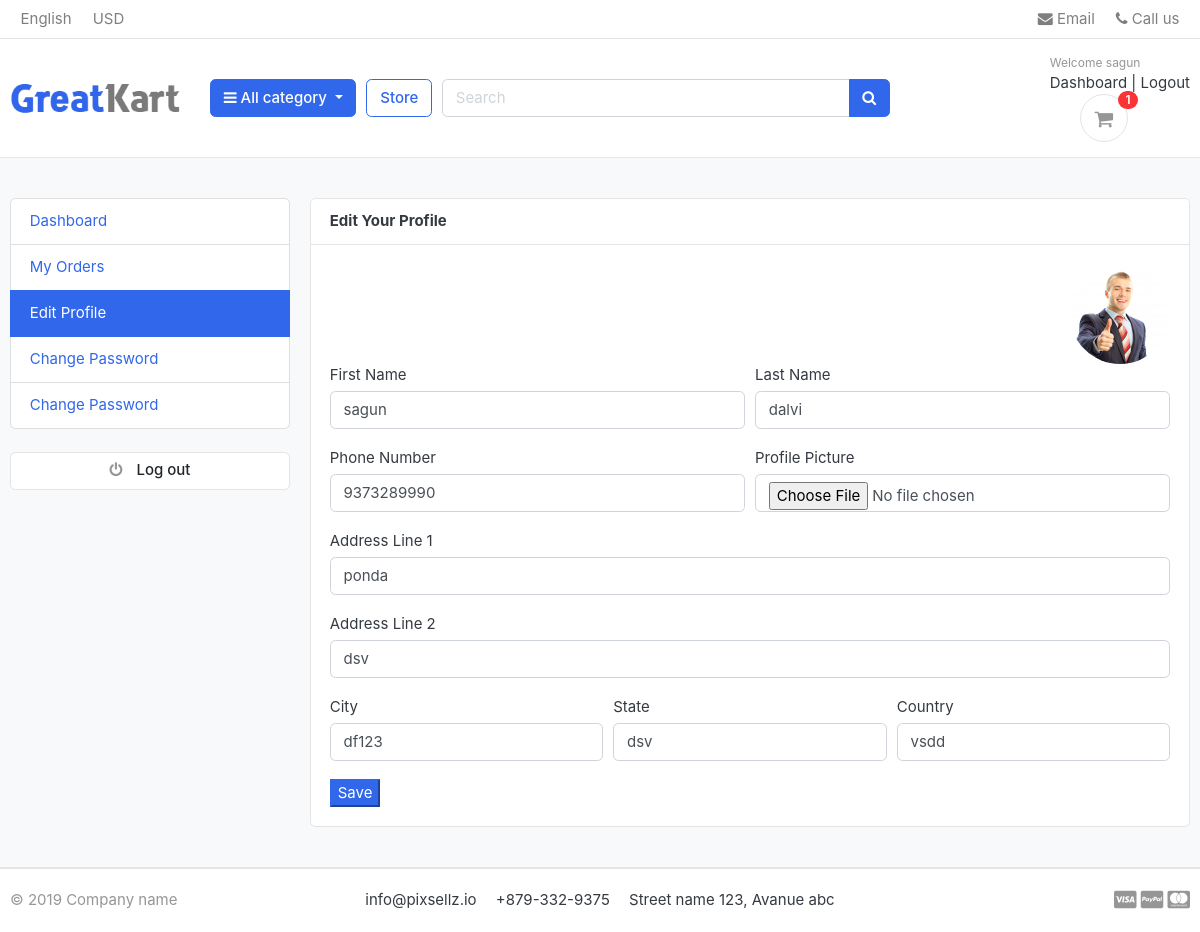
/accounts/edit_profile/ (signed in), run on the app's committed database.
### accounts/models.py (models this page shows, shortened)
class Account(AbstractBaseUser):
    first_name = models.CharField(max_length=50)
    last_name  = models.CharField(max_length=50)
    username   = models.CharField(max_length=50, unique=True)
    email      = models.EmailField(max_length=100, unique=True)
    phone_number = models.CharField(max_length=50)
    date_joined  = models.DateTimeField(auto_now_add=True)
    last_login   = models.DateTimeField(auto_now_add=True)
    is_admin     = models.BooleanField(default=False)
    is_staff     = models.BooleanField(default=False)
    is_active    = models.BooleanField(default=False) #change when mail verification is added
    is_superadmin  = models.BooleanField(default=False)
    USERNAME_FIELD = 'email'
    REQUIRED_FIELDS = ['username','first_name','last_name']
    objects = MyAccountManager()

class UserProfile(models.Model):
    user = models.OneToOneField(Account, on_delete=models.CASCADE)
    address_line_1 = models.CharField(blank=True, max_length=100)
    address_line_2 = models.CharField(blank=True, max_length=100)
    profile_picture = models.ImageField(blank=True, upload_to='userprofile')
    city = models.CharField(blank=True, max_length=20)
    state = models.CharField(blank=True, max_length=20)
    country = models.CharField(blank=True, max_length=20)

### accounts/views.py (the view)
# urls.py: path('edit_profile/', views.edit_profile, name='edit_profile'),
@login_required(login_url='login')
def edit_profile(request):
    userprofile = get_object_or_404(UserProfile, user=request.user)
    if request.method == 'POST':
        user_form = UserForm(request.POST, instance = request.user)
        profile_form = UserProfileForm(request.POST, request.FILES, instance=userprofile)
        if user_form.is_valid() and profile_form.is_valid():
            user_form.save()
            profile_form.save()
            messages.success(request, 'Your profile has been updated.')
            return redirect('edit_profile')
    else:
        user_form = UserForm(instance=request.user)
        profile_form = UserProfileForm(instance=userprofile)
    context = {
        'user_form': user_form,
        'profile_form':profile_form,
        'userprofile' : userprofile,
    }
    return render(request, 'accounts/edit_profile.html', context)

### accounts/forms.py
class UserForm(forms.ModelForm):
    class Meta:
        model = Account
        fields = ('first_name', 'last_name', 'phone_number')
    def __init__(self, *args, **kwargs):
        super(UserForm, self).__init__(*args, **kwargs)
        for field in self.fields:
            self.fields[field].widget.attrs['class'] = 'form-control'

class UserProfileForm(forms.ModelForm):
    profile_picture = forms.ImageField(required=False, error_messages = {'invalid':("Image file only")}, widget=forms.FileInput)
    class Meta:
        model = UserProfile
        fields = ('address_line_1', 'address_line_2', 'city', 'state', 'country', 'profile_picture')
    def __init__(self, *args, **kwargs):
        super(UserProfileForm, self).__init__(*args, **kwargs)
        for field in self.fields:
            self.fields[field].widget.attrs['class'] = 'form-control'

### carts/context_processors.py (called while the page is built)
def counter(request):
    cart_count = 0
    if 'admin' in request.path:
        return {}
    else:
        try:
            cart = Cart.objects.filter(cart_id=_cart_id(request))
            if request.user.is_authenticated:
                cart_items = CartItem.objects.all().filter(user=request.user)
            else:
                cart_items = CartItem.objects.all().filter(cart=cart[:1])
            for cart_item in cart_items:
                cart_count += cart_item.quantity
        except  Cart.DoesNotExist:
            cart_count = 0
    return dict(cart_count=cart_count)

### carts/views.py (called while the page is built)
def _cart_id(request):
    cart = request.session.session_key
    if not cart:
        cart = request.session.create()
    return cart

### category/context_processors.py (called while the page is built)
def menu_links(request):
    links = Category.objects.all()
    return dict(links=links)

### category/models.py (called while the page is built)
    def get_url(self):
        return reverse('products_by_category', args=[self.slug])

### templates/accounts/edit_profile.html (shortened to what this page needs)
{% extends 'base.html' %}
{% block content %}
<section class="section-conten padding-y bg">
    <div class="container">
        <div class="row">
        {% include 'includes/dashboard_sidebar.html' %}
        <main class="col-md-9">
            <article class="card">
            <header class="card-header">
                <strong class="d-inline-block mr-3">Edit Your Profile</strong>
            </header>
            <div class="card-body">
                <div>
                    <div class="text-right">
                    <img src="{{userprofile.profile_picture.url}}" alt="Profile Picture" width="100" style="border-radius:50px;">
                </div>
                </div>
                <div class="row">
                    <div class="col-md-12">
                        <form action="" method="POST" enctype="multipart/form-data">
                            <div class="form-row">
                                <div class="form-group col-md-6">
                                    <label>First Name</label>
                                    {{user_form.first_name}}
                                </div>
                                <div class="form-group col-md-6">
                                    <label>Last Name</label>
                                    {{user_form.last_name}}
                                </div>
                            </div>
                            <div class="form-row">
                                <div class="form-group col-md-6">
                                <label>Phone Number</label>
                                {{user_form.phone_number}}
                            </div>
                            <div class="form-group col-md-6">
                                <label>Profile Picture</label>
                                {{profile_form.profile_picture}}
                            </div>
                            </div>
                            <div class="form-group">
                                <label>Address Line 1</label>
                                {{profile_form.address_line_1}}
                            </div>
                            <div class="form-group">
                                <label>Address Line 2</label>
                                {{profile_form.address_line_2}}
                            </div>
                            <div class="form-row">
                                <div class="form-group col-md-4">
                                <label>City</label>
                                {{profile_form.city}}
                            </div>
                            <div class="form-group col-md-4">
                                <label>State</label>
                                {{profile_form.state}}
                            </div>
                            <div class="form-group col-md-4">
                                <label>Country</label>
                                {{profile_form.country}}
                            </div>
                        </div>
                            <input type="submit" value="Save" class="btn-primary">
                        </form>
                    </div>
                </div>
            </div>
            </article>
        </main>
    </div>
    </div>
    </section>
{% endblock %}

### templates/includes/navbar.html (shortened to what this page needs)
{% load static %}
<header class="section-header">
    <nav class="navbar p-md-0 navbar-expand-sm navbar-light border-bottom">
    <div class="container">
      <div class="collapse navbar-collapse" id="navbarTop4">
        <ul class="navbar-nav mr-auto">
            <li class="nav-item dropdown">
                 <a href="#" class="nav-link">   English </a>
            </li>
            <li class="nav-item dropdown">
                <a href="#" class="nav-link"> USD </a>
            </li>
        </ul>
        <ul class="navbar-nav">
            <li><a href="#" class="nav-link"> <i class="fa fa-envelope"></i> Email </a></li>
            <li><a href="#" class="nav-link"> <i class="fa fa-phone"></i> Call us </a></li>
        </ul>
      </div>
    </div>
    </nav>
    <section class="header-main border-bottom">
        <div class="container">
    <div class="row align-items-center">
        <div class="col-lg-2 col-md-3 col-6">
            <a href="{% url 'home' %}" class="brand-wrap">
                 <img class="logo" src="{% static './images/logo.png' %}">
            </a>
        </div>
        <div class="col-lg col-sm col-md col-6 flex-grow-0">
            <div class="category-wrap dropdown d-inline-block float-right">
                <button type="button" class="btn btn-primary dropdown-toggle" data-toggle="dropdown">
                    <i class="fa fa-bars"></i> All category
                </button>
            </div>
        </div>
      <a href="{% url 'store' %}" class="btn btn-outline-primary">Store</a>
        <div class="col-lg  col-md-6 col-sm-12 col">
            <form action="{% url 'search' %}" class="search" method='GET'>
                <div class="input-group w-100">
                    <input type="text" class="form-control" style="width:60%;" placeholder="Search" name="keyword">
                    <div class="input-group-append">
                      <button class="btn btn-primary" type="submit">
                        <i class="fa fa-search"></i>
                      </button>
                    </div>
                </div>
            </form>
        </div>
        <div class="col-lg-3 col-sm-6 col-8 order-2 order-lg-3">
                    <div class="d-flex justify-content-end mb-3 mb-lg-0">
                        {% if user.id is None %}
                        <div class="widget-header">#no
                            <small class="title text-muted">Welcome guest!</small>
                            <div>
                                <a href="{% url 'login' %}">Sign in</a> <span class="dark-transp"> | </span>
                                <a href="{% url 'register' %}"> Register</a>
                            </div>
                        </div>
                        {% else %}
                        <div class="widget-header" >
                            <small class="title text-muted">Welcome {{user.first_name}}</small>
                            <div>
                                <a href="{% url 'dashboard' %}">Dashboard</a> <span class="dark-transp"> | </span>
                                <a href="{% url 'logout' %}"> Logout</a>
                            </div>
                        {% endif %}
                        <a href="{% url 'cart' %}" class="widget-header pl-3 ml-3">
                            <div class="icon icon-sm rounded-circle border"><i class="fa fa-shopping-cart"></i></div>
                            <span class="badge badge-pill badge-danger notify">{{cart_count}}</span>
                        </a>
                    </div>
                </div>
    </div>
        </div>
    </section>
</header>

### static/css/ui.css (style rules this page uses)
html { font-family: "Inter", sans-serif; font-size: 15px; }
.icon-xs, .icon-sm, .icon-md, .icon-lg { display: inline-block; text-align: center; flex-shrink: 0; flex-grow: 0; }
.icon-sm { width: 48px; height: 48px; line-height: 48px !important; font-size: 20px; }
.padding-y { padding-top: 40px; padding-bottom: 40px; }
article:after, .form-group:after { display: block; clear: both; content: ""; }
.bg { background-color: #f8f9fa; }
.header-main { position: relative; padding-top: 1rem; padding-bottom: 1rem; }
.brand-wrap .logo, .navbar-brand .logo { margin-right: 7px; max-height: 42px; display: inline-block; }
.widget-header { display: inline-block; vertical-align: middle; position: relative; }
.widget-header a { color: #343a40; }
.widget-header i { color: #969696; }
.widget-header .title { display: block; }
.widget-header .notify { position: absolute; top: -3px; right: -10px; }
.notify { position: absolute; top: -4px; right: -10px; display: inline-block; padding: 0.25em 0.6em; font-size: 12px; line-height: 1; text-align: center; border-radius: 3rem; color: #fff; background-color: #fa3434; }

### data on the page
Account: first_name "sagun", last_name "dalvi", phone_number "9373289990"
UserProfile: profile_picture (picture), address_line_1 "ponda", address_line_2 "dsv", city "df123", state "dsv", country "vsdd"

### other printed values
{{ cart_count }} "1"
